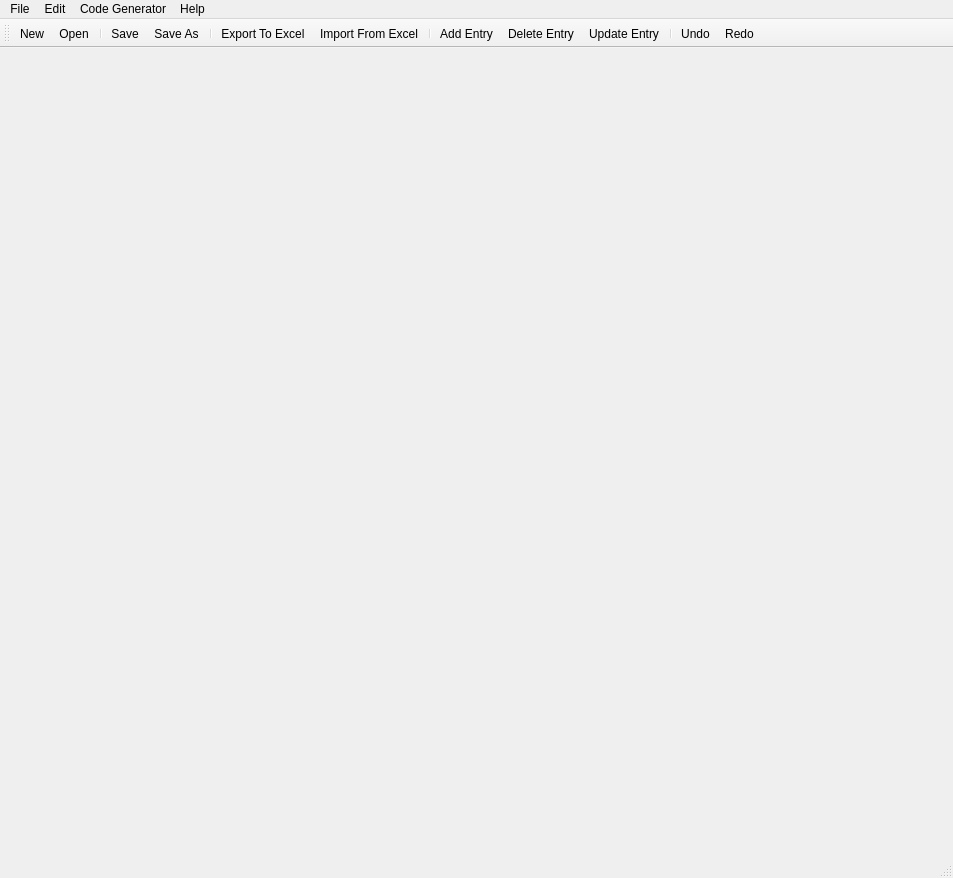
<?xml version="1.0" encoding="UTF-8"?>
<ui version="4.0">
 <class>SignalMgrApp</class>
 <widget class="QMainWindow" name="SignalMgrApp">
  <property name="geometry">
   <rect>
    <x>0</x>
    <y>0</y>
    <width>953</width>
    <height>878</height>
   </rect>
  </property>
  <property name="windowTitle">
   <string>Signal Manager</string>
  </property>
  <property name="styleSheet">
   <string notr="true"/>
  </property>
  <widget class="QWidget" name="centralWidget">
   <layout class="QVBoxLayout" name="verticalLayout">
    <property name="spacing">
     <number>0</number>
    </property>
    <property name="leftMargin">
     <number>0</number>
    </property>
    <property name="topMargin">
     <number>0</number>
    </property>
    <property name="rightMargin">
     <number>0</number>
    </property>
    <property name="bottomMargin">
     <number>0</number>
    </property>
   </layout>
  </widget>
  <widget class="QMenuBar" name="menuBar">
   <property name="geometry">
    <rect>
     <x>0</x>
     <y>0</y>
     <width>953</width>
     <height>22</height>
    </rect>
   </property>
   <widget class="QMenu" name="menuFile">
    <property name="title">
     <string>File</string>
    </property>
    <addaction name="actionNew"/>
    <addaction name="actionOpen"/>
    <addaction name="separator"/>
    <addaction name="actionSave"/>
    <addaction name="actionSave_As"/>
    <addaction name="separator"/>
    <addaction name="actionExport_To_Excel"/>
    <addaction name="actionImport_From_Excel"/>
    <addaction name="separator"/>
    <addaction name="actionClose"/>
    <addaction name="separator"/>
    <addaction name="actionExit"/>
   </widget>
   <widget class="QMenu" name="menuEdit">
    <property name="title">
     <string>Edit</string>
    </property>
    <addaction name="actionAdd_Entry"/>
    <addaction name="actionDelete_Entry"/>
    <addaction name="separator"/>
    <addaction name="actionUpdate_Entry"/>
    <addaction name="actionCopy_Entry"/>
    <addaction name="actionPaste_Entry"/>
    <addaction name="actionCut_Entry"/>
    <addaction name="separator"/>
    <addaction name="actionUndo"/>
    <addaction name="actionRedo"/>
   </widget>
   <widget class="QMenu" name="menuHelp">
    <property name="title">
     <string>Help</string>
    </property>
    <addaction name="actionAbout_Tool"/>
    <addaction name="actionLicense"/>
   </widget>
   <widget class="QMenu" name="menuCode_Generator">
    <property name="title">
     <string>Code Generator</string>
    </property>
    <addaction name="actionSignalMgr"/>
    <addaction name="actionIpcManager"/>
    <addaction name="actionIpcOvEthMgr"/>
   </widget>
   <addaction name="menuFile"/>
   <addaction name="menuEdit"/>
   <addaction name="menuCode_Generator"/>
   <addaction name="menuHelp"/>
  </widget>
  <widget class="QToolBar" name="mainToolBar">
   <attribute name="toolBarArea">
    <enum>TopToolBarArea</enum>
   </attribute>
   <attribute name="toolBarBreak">
    <bool>false</bool>
   </attribute>
   <addaction name="actionNew"/>
   <addaction name="actionOpen"/>
   <addaction name="separator"/>
   <addaction name="actionSave"/>
   <addaction name="actionSave_As"/>
   <addaction name="separator"/>
   <addaction name="actionExport_To_Excel"/>
   <addaction name="actionImport_From_Excel"/>
   <addaction name="separator"/>
   <addaction name="actionAdd_Entry"/>
   <addaction name="actionDelete_Entry"/>
   <addaction name="actionUpdate_Entry"/>
   <addaction name="separator"/>
   <addaction name="actionUndo"/>
   <addaction name="actionRedo"/>
  </widget>
  <widget class="QStatusBar" name="statusBar"/>
  <action name="actionNew">
   <property name="icon">
    <iconset resource="../Resources/resources.qrc">
     <normaloff>:/icons/new.png</normaloff>:/icons/new.png</iconset>
   </property>
   <property name="text">
    <string>New</string>
   </property>
  </action>
  <action name="actionOpen">
   <property name="icon">
    <iconset resource="../Resources/resources.qrc">
     <normaloff>:/icons/open.png</normaloff>:/icons/open.png</iconset>
   </property>
   <property name="text">
    <string>Open</string>
   </property>
  </action>
  <action name="actionSave">
   <property name="icon">
    <iconset resource="../Resources/resources.qrc">
     <normaloff>:/icons/save.png</normaloff>:/icons/save.png</iconset>
   </property>
   <property name="text">
    <string>Save</string>
   </property>
  </action>
  <action name="actionSave_As">
   <property name="icon">
    <iconset resource="../Resources/resources.qrc">
     <normaloff>:/icons/save.png</normaloff>:/icons/save.png</iconset>
   </property>
   <property name="text">
    <string>Save As</string>
   </property>
  </action>
  <action name="actionExport_To_Excel">
   <property name="icon">
    <iconset resource="../Resources/resources.qrc">
     <normaloff>:/icons/export.png</normaloff>:/icons/export.png</iconset>
   </property>
   <property name="text">
    <string>Export To Excel</string>
   </property>
  </action>
  <action name="actionImport_From_Excel">
   <property name="icon">
    <iconset resource="../Resources/resources.qrc">
     <normaloff>:/icons/import.png</normaloff>:/icons/import.png</iconset>
   </property>
   <property name="text">
    <string>Import From Excel</string>
   </property>
  </action>
  <action name="actionClose">
   <property name="text">
    <string>Close</string>
   </property>
  </action>
  <action name="actionExit">
   <property name="text">
    <string>Exit</string>
   </property>
  </action>
  <action name="actionAdd_Entry">
   <property name="icon">
    <iconset resource="../Resources/resources.qrc">
     <normaloff>:/icons/add.png</normaloff>:/icons/add.png</iconset>
   </property>
   <property name="text">
    <string>Add Entry</string>
   </property>
  </action>
  <action name="actionDelete_Entry">
   <property name="icon">
    <iconset resource="../Resources/resources.qrc">
     <normaloff>:/icons/delete.png</normaloff>:/icons/delete.png</iconset>
   </property>
   <property name="text">
    <string>Delete Entry</string>
   </property>
  </action>
  <action name="actionUpdate_Entry">
   <property name="icon">
    <iconset resource="../Resources/resources.qrc">
     <normaloff>:/icons/edit.png</normaloff>:/icons/edit.png</iconset>
   </property>
   <property name="text">
    <string>Update Entry</string>
   </property>
  </action>
  <action name="actionCopy_Entry">
   <property name="text">
    <string>Copy Entry</string>
   </property>
  </action>
  <action name="actionPaste_Entry">
   <property name="text">
    <string>Paste Entry</string>
   </property>
  </action>
  <action name="actionCut_Entry">
   <property name="text">
    <string>Cut Entry</string>
   </property>
  </action>
  <action name="actionAbout_Tool">
   <property name="text">
    <string>About Tool</string>
   </property>
  </action>
  <action name="actionLicense">
   <property name="text">
    <string>License</string>
   </property>
  </action>
  <action name="actionUndo">
   <property name="text">
    <string>Undo</string>
   </property>
  </action>
  <action name="actionRedo">
   <property name="text">
    <string>Redo</string>
   </property>
  </action>
  <action name="actionSignalMgr">
   <property name="text">
    <string>SignalMgr</string>
   </property>
  </action>
  <action name="actionIpcManager">
   <property name="text">
    <string>IpcManager</string>
   </property>
  </action>
  <action name="actionIpcOvEthMgr">
   <property name="text">
    <string>IpcOvEthMgr</string>
   </property>
  </action>
 </widget>
 <layoutdefault spacing="6" margin="11"/>
 <resources>
  <include location="../Resources/resources.qrc"/>
 </resources>
 <connections/>
</ui>
